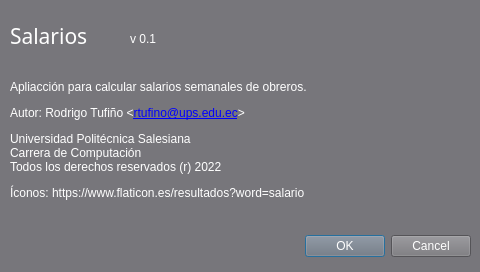
<?xml version="1.0" encoding="UTF-8"?>
<ui version="4.0">
 <class>Acerca</class>
 <widget class="QDialog" name="Acerca">
  <property name="geometry">
   <rect>
    <x>0</x>
    <y>0</y>
    <width>480</width>
    <height>272</height>
   </rect>
  </property>
  <property name="palette">
   <palette>
    <active>
     <colorrole role="WindowText">
      <brush brushstyle="SolidPattern">
       <color alpha="255">
        <red>255</red>
        <green>255</green>
        <blue>255</blue>
       </color>
      </brush>
     </colorrole>
     <colorrole role="Button">
      <brush brushstyle="SolidPattern">
       <color alpha="255">
        <red>119</red>
        <green>118</green>
        <blue>123</blue>
       </color>
      </brush>
     </colorrole>
     <colorrole role="Light">
      <brush brushstyle="SolidPattern">
       <color alpha="255">
        <red>178</red>
        <green>177</green>
        <blue>184</blue>
       </color>
      </brush>
     </colorrole>
     <colorrole role="Midlight">
      <brush brushstyle="SolidPattern">
       <color alpha="255">
        <red>148</red>
        <green>147</green>
        <blue>153</blue>
       </color>
      </brush>
     </colorrole>
     <colorrole role="Dark">
      <brush brushstyle="SolidPattern">
       <color alpha="255">
        <red>59</red>
        <green>59</green>
        <blue>61</blue>
       </color>
      </brush>
     </colorrole>
     <colorrole role="Mid">
      <brush brushstyle="SolidPattern">
       <color alpha="255">
        <red>79</red>
        <green>79</green>
        <blue>82</blue>
       </color>
      </brush>
     </colorrole>
     <colorrole role="Text">
      <brush brushstyle="SolidPattern">
       <color alpha="255">
        <red>255</red>
        <green>255</green>
        <blue>255</blue>
       </color>
      </brush>
     </colorrole>
     <colorrole role="BrightText">
      <brush brushstyle="SolidPattern">
       <color alpha="255">
        <red>255</red>
        <green>255</green>
        <blue>255</blue>
       </color>
      </brush>
     </colorrole>
     <colorrole role="ButtonText">
      <brush brushstyle="SolidPattern">
       <color alpha="255">
        <red>255</red>
        <green>255</green>
        <blue>255</blue>
       </color>
      </brush>
     </colorrole>
     <colorrole role="Base">
      <brush brushstyle="SolidPattern">
       <color alpha="255">
        <red>0</red>
        <green>0</green>
        <blue>0</blue>
       </color>
      </brush>
     </colorrole>
     <colorrole role="Window">
      <brush brushstyle="SolidPattern">
       <color alpha="255">
        <red>119</red>
        <green>118</green>
        <blue>123</blue>
       </color>
      </brush>
     </colorrole>
     <colorrole role="Shadow">
      <brush brushstyle="SolidPattern">
       <color alpha="255">
        <red>0</red>
        <green>0</green>
        <blue>0</blue>
       </color>
      </brush>
     </colorrole>
     <colorrole role="AlternateBase">
      <brush brushstyle="SolidPattern">
       <color alpha="255">
        <red>59</red>
        <green>59</green>
        <blue>61</blue>
       </color>
      </brush>
     </colorrole>
     <colorrole role="ToolTipBase">
      <brush brushstyle="SolidPattern">
       <color alpha="255">
        <red>255</red>
        <green>255</green>
        <blue>220</blue>
       </color>
      </brush>
     </colorrole>
     <colorrole role="ToolTipText">
      <brush brushstyle="SolidPattern">
       <color alpha="255">
        <red>0</red>
        <green>0</green>
        <blue>0</blue>
       </color>
      </brush>
     </colorrole>
     <colorrole role="PlaceholderText">
      <brush brushstyle="SolidPattern">
       <color alpha="128">
        <red>255</red>
        <green>255</green>
        <blue>255</blue>
       </color>
      </brush>
     </colorrole>
    </active>
    <inactive>
     <colorrole role="WindowText">
      <brush brushstyle="SolidPattern">
       <color alpha="255">
        <red>255</red>
        <green>255</green>
        <blue>255</blue>
       </color>
      </brush>
     </colorrole>
     <colorrole role="Button">
      <brush brushstyle="SolidPattern">
       <color alpha="255">
        <red>119</red>
        <green>118</green>
        <blue>123</blue>
       </color>
      </brush>
     </colorrole>
     <colorrole role="Light">
      <brush brushstyle="SolidPattern">
       <color alpha="255">
        <red>178</red>
        <green>177</green>
        <blue>184</blue>
       </color>
      </brush>
     </colorrole>
     <colorrole role="Midlight">
      <brush brushstyle="SolidPattern">
       <color alpha="255">
        <red>148</red>
        <green>147</green>
        <blue>153</blue>
       </color>
      </brush>
     </colorrole>
     <colorrole role="Dark">
      <brush brushstyle="SolidPattern">
       <color alpha="255">
        <red>59</red>
        <green>59</green>
        <blue>61</blue>
       </color>
      </brush>
     </colorrole>
     <colorrole role="Mid">
      <brush brushstyle="SolidPattern">
       <color alpha="255">
        <red>79</red>
        <green>79</green>
        <blue>82</blue>
       </color>
      </brush>
     </colorrole>
     <colorrole role="Text">
      <brush brushstyle="SolidPattern">
       <color alpha="255">
        <red>255</red>
        <green>255</green>
        <blue>255</blue>
       </color>
      </brush>
     </colorrole>
     <colorrole role="BrightText">
      <brush brushstyle="SolidPattern">
       <color alpha="255">
        <red>255</red>
        <green>255</green>
        <blue>255</blue>
       </color>
      </brush>
     </colorrole>
     <colorrole role="ButtonText">
      <brush brushstyle="SolidPattern">
       <color alpha="255">
        <red>255</red>
        <green>255</green>
        <blue>255</blue>
       </color>
      </brush>
     </colorrole>
     <colorrole role="Base">
      <brush brushstyle="SolidPattern">
       <color alpha="255">
        <red>0</red>
        <green>0</green>
        <blue>0</blue>
       </color>
      </brush>
     </colorrole>
     <colorrole role="Window">
      <brush brushstyle="SolidPattern">
       <color alpha="255">
        <red>119</red>
        <green>118</green>
        <blue>123</blue>
       </color>
      </brush>
     </colorrole>
     <colorrole role="Shadow">
      <brush brushstyle="SolidPattern">
       <color alpha="255">
        <red>0</red>
        <green>0</green>
        <blue>0</blue>
       </color>
      </brush>
     </colorrole>
     <colorrole role="AlternateBase">
      <brush brushstyle="SolidPattern">
       <color alpha="255">
        <red>59</red>
        <green>59</green>
        <blue>61</blue>
       </color>
      </brush>
     </colorrole>
     <colorrole role="ToolTipBase">
      <brush brushstyle="SolidPattern">
       <color alpha="255">
        <red>255</red>
        <green>255</green>
        <blue>220</blue>
       </color>
      </brush>
     </colorrole>
     <colorrole role="ToolTipText">
      <brush brushstyle="SolidPattern">
       <color alpha="255">
        <red>0</red>
        <green>0</green>
        <blue>0</blue>
       </color>
      </brush>
     </colorrole>
     <colorrole role="PlaceholderText">
      <brush brushstyle="SolidPattern">
       <color alpha="128">
        <red>255</red>
        <green>255</green>
        <blue>255</blue>
       </color>
      </brush>
     </colorrole>
    </inactive>
    <disabled>
     <colorrole role="WindowText">
      <brush brushstyle="SolidPattern">
       <color alpha="255">
        <red>59</red>
        <green>59</green>
        <blue>61</blue>
       </color>
      </brush>
     </colorrole>
     <colorrole role="Button">
      <brush brushstyle="SolidPattern">
       <color alpha="255">
        <red>119</red>
        <green>118</green>
        <blue>123</blue>
       </color>
      </brush>
     </colorrole>
     <colorrole role="Light">
      <brush brushstyle="SolidPattern">
       <color alpha="255">
        <red>178</red>
        <green>177</green>
        <blue>184</blue>
       </color>
      </brush>
     </colorrole>
     <colorrole role="Midlight">
      <brush brushstyle="SolidPattern">
       <color alpha="255">
        <red>148</red>
        <green>147</green>
        <blue>153</blue>
       </color>
      </brush>
     </colorrole>
     <colorrole role="Dark">
      <brush brushstyle="SolidPattern">
       <color alpha="255">
        <red>59</red>
        <green>59</green>
        <blue>61</blue>
       </color>
      </brush>
     </colorrole>
     <colorrole role="Mid">
      <brush brushstyle="SolidPattern">
       <color alpha="255">
        <red>79</red>
        <green>79</green>
        <blue>82</blue>
       </color>
      </brush>
     </colorrole>
     <colorrole role="Text">
      <brush brushstyle="SolidPattern">
       <color alpha="255">
        <red>59</red>
        <green>59</green>
        <blue>61</blue>
       </color>
      </brush>
     </colorrole>
     <colorrole role="BrightText">
      <brush brushstyle="SolidPattern">
       <color alpha="255">
        <red>255</red>
        <green>255</green>
        <blue>255</blue>
       </color>
      </brush>
     </colorrole>
     <colorrole role="ButtonText">
      <brush brushstyle="SolidPattern">
       <color alpha="255">
        <red>59</red>
        <green>59</green>
        <blue>61</blue>
       </color>
      </brush>
     </colorrole>
     <colorrole role="Base">
      <brush brushstyle="SolidPattern">
       <color alpha="255">
        <red>119</red>
        <green>118</green>
        <blue>123</blue>
       </color>
      </brush>
     </colorrole>
     <colorrole role="Window">
      <brush brushstyle="SolidPattern">
       <color alpha="255">
        <red>119</red>
        <green>118</green>
        <blue>123</blue>
       </color>
      </brush>
     </colorrole>
     <colorrole role="Shadow">
      <brush brushstyle="SolidPattern">
       <color alpha="255">
        <red>0</red>
        <green>0</green>
        <blue>0</blue>
       </color>
      </brush>
     </colorrole>
     <colorrole role="AlternateBase">
      <brush brushstyle="SolidPattern">
       <color alpha="255">
        <red>119</red>
        <green>118</green>
        <blue>123</blue>
       </color>
      </brush>
     </colorrole>
     <colorrole role="ToolTipBase">
      <brush brushstyle="SolidPattern">
       <color alpha="255">
        <red>255</red>
        <green>255</green>
        <blue>220</blue>
       </color>
      </brush>
     </colorrole>
     <colorrole role="ToolTipText">
      <brush brushstyle="SolidPattern">
       <color alpha="255">
        <red>0</red>
        <green>0</green>
        <blue>0</blue>
       </color>
      </brush>
     </colorrole>
     <colorrole role="PlaceholderText">
      <brush brushstyle="SolidPattern">
       <color alpha="128">
        <red>255</red>
        <green>255</green>
        <blue>255</blue>
       </color>
      </brush>
     </colorrole>
    </disabled>
   </palette>
  </property>
  <property name="windowTitle">
   <string>Dialog</string>
  </property>
  <property name="windowIcon">
   <iconset resource="recursos.qrc">
    <normaloff>:/recursos/pregunta.png</normaloff>:/recursos/pregunta.png</iconset>
  </property>
  <widget class="QDialogButtonBox" name="buttonBox">
   <property name="geometry">
    <rect>
     <x>10</x>
     <y>230</y>
     <width>461</width>
     <height>32</height>
    </rect>
   </property>
   <property name="orientation">
    <enum>Qt::Horizontal</enum>
   </property>
   <property name="standardButtons">
    <set>QDialogButtonBox::Cancel|QDialogButtonBox::Ok</set>
   </property>
  </widget>
  <widget class="QLabel" name="label">
   <property name="geometry">
    <rect>
     <x>10</x>
     <y>10</y>
     <width>131</width>
     <height>51</height>
    </rect>
   </property>
   <property name="font">
    <font>
     <family>Arial Black</family>
     <pointsize>16</pointsize>
    </font>
   </property>
   <property name="text">
    <string>Salarios</string>
   </property>
  </widget>
  <widget class="QLabel" name="label_4">
   <property name="geometry">
    <rect>
     <x>10</x>
     <y>70</y>
     <width>461</width>
     <height>141</height>
    </rect>
   </property>
   <property name="text">
    <string>&lt;html&gt;&lt;head/&gt;&lt;body&gt;&lt;p&gt;Apliacción para calcular salarios semanales de obreros.&lt;/p&gt;&lt;p&gt;Autor: Rodrigo Tufiño &amp;lt;&lt;a href=&quot;mailto:rtufino@ups.edu.ec&quot;&gt;&lt;span style=&quot; text-decoration: underline; color:#0000ff;&quot;&gt;rtufino@ups.edu.ec&lt;/span&gt;&lt;/a&gt;&amp;gt;&lt;/p&gt;&lt;p&gt;Universidad Politécnica Salesiana&lt;br/&gt;Carrera de Computación&lt;br/&gt;Todos los derechos reservados (r) 2022&lt;/p&gt;&lt;p&gt;Íconos: https://www.flaticon.es/resultados?word=salario&lt;/p&gt;&lt;/body&gt;&lt;/html&gt;</string>
   </property>
   <property name="textFormat">
    <enum>Qt::RichText</enum>
   </property>
  </widget>
  <widget class="QLabel" name="outVersion">
   <property name="geometry">
    <rect>
     <x>130</x>
     <y>30</y>
     <width>67</width>
     <height>17</height>
    </rect>
   </property>
   <property name="text">
    <string>v 0.1</string>
   </property>
  </widget>
 </widget>
 <resources>
  <include location="recursos.qrc"/>
 </resources>
 <connections>
  <connection>
   <sender>buttonBox</sender>
   <signal>accepted()</signal>
   <receiver>Acerca</receiver>
   <slot>accept()</slot>
   <hints>
    <hint type="sourcelabel">
     <x>248</x>
     <y>254</y>
    </hint>
    <hint type="destinationlabel">
     <x>157</x>
     <y>274</y>
    </hint>
   </hints>
  </connection>
  <connection>
   <sender>buttonBox</sender>
   <signal>rejected()</signal>
   <receiver>Acerca</receiver>
   <slot>reject()</slot>
   <hints>
    <hint type="sourcelabel">
     <x>316</x>
     <y>260</y>
    </hint>
    <hint type="destinationlabel">
     <x>286</x>
     <y>274</y>
    </hint>
   </hints>
  </connection>
 </connections>
</ui>
